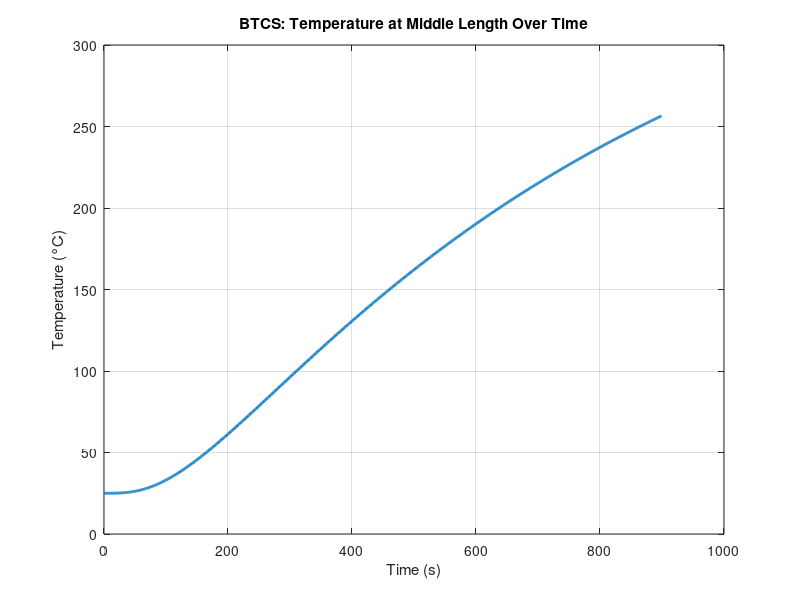

Here is the MATLAB script that generated this plot:
% Parameters
L = 1.0;  % Length of the bar (m)
dx = 0.1; % Spatial step (m)
dt = 1; % Time step (s)
alpha = 400 / (8000 * 385); % Thermal diffusivity (m^2/s)
x = 0:dx:L;  % Spatial grid
Nx = length(x); % Number of spatial points
T = 900;  % Total time (s)
Nt = T/dt; % Number of time steps

% Initial and boundary conditions
T_initial = 25;  % Initial temperature (°C)
T_boundary = 400; % Boundary temperature (°C)

% BTCS Scheme
T_btcs = T_initial * ones(Nx, 1); 
T_btcs(1) = T_boundary;  
T_btcs(end) = T_boundary;

% Coefficient for BTCS scheme
r_btcs = alpha * dt / dx^2;

% Coefficient matrix for the implicit scheme (tridiagonal matrix A)
A = (1 + 2*r_btcs) * eye(Nx-2) + (-r_btcs) * diag(ones(Nx-3,1),1) + (-r_btcs) * diag(ones(Nx-3,1),-1);

% Preallocate for temperature at middle over time
T_mid_btcs = zeros(1, Nt);

% BTCS loop
for n = 1:Nt
    % Prepare the right-hand side of the equation
    b = T_btcs(2:Nx-1);  % Internal points only
    
    % Adjust the boundary conditions
    b(1) = b(1) + r_btcs * T_btcs(1);  % Left boundary condition
    b(end) = b(end) + r_btcs * T_btcs(end);  % Right boundary condition
    
    % Solve the linear system A * T_new_internal = b
    T_new_internal = A \ b;
    
    % Update the temperature profile
    T_btcs(2:Nx-1) = T_new_internal;
    
    % Store temperature at the middle length
    T_mid_btcs(n) = T_btcs(floor(Nx/2));
end

% Plot BTCS temperature at the middle over time
figure;
plot(0:dt:T-dt, T_mid_btcs, 'LineWidth', 2);
xlabel('Time (s)');
ylabel('Temperature (°C)');
title('BTCS: Temperature at Middle Length Over Time');
grid on;

